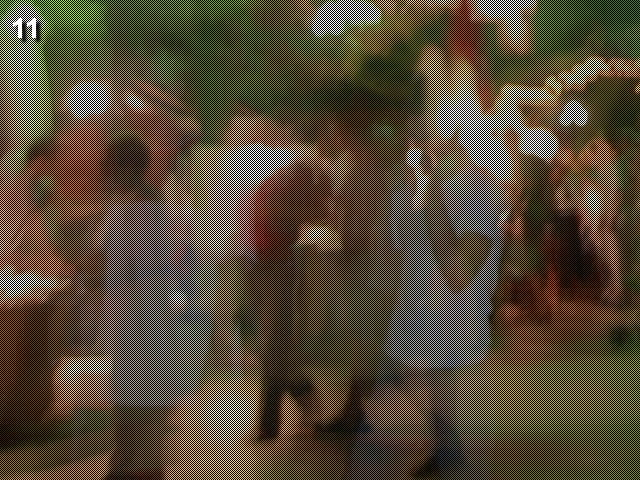
#> input picture pythonchallenge.com/11/cave.jpg, 640 x 480 px
$ python main.py
#> lines starting #> are read from the running program, lines starting #| are printed output that depends on the picture
from PIL import Image

im = Image.open("cave.jpg")
#> im is the input picture: PIL image 640x480 RGB; mean R, G, B 85.8, 73.7, 57.3
w, h = im.size
#> w = 640; h = 480

new_im = Image.new('RGB', (w, h))
#> new_im: PIL image 640x480 RGB; every value is 0

for x in range(0, w, 2):
    for y in range(0, h, 2):
        even = im.getpixel((x, y))[0]
        odd = im.getpixel((x+1, y+1))[0]

        new_im.putpixel((x,y), even)
        new_im.putpixel((x +1,y+1), odd)
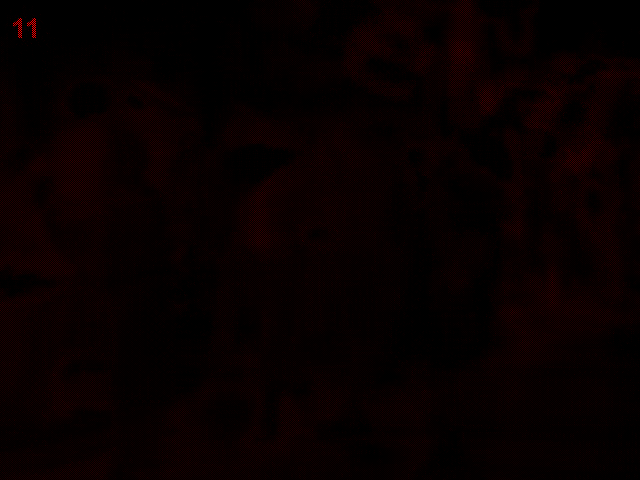
#> new_im: PIL image 640x480 RGB; mean R, G, B 7.8, 0, 0

new_im.save('new_im.jpg')
